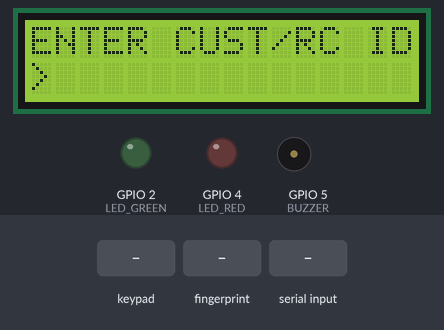
Recording of a sketch running on a simulated ESP32. Shown: 16×2 character LCD, output pins drawn as LEDs (lit = HIGH), buzzer (waves = sounding, pin HIGH). Inputs (shaded band) come from the test bench. WiFi joins after 1.5 s; servers stay silent unless stated; what the sketch prints to the serial monitor is not drawn.

Above: at 6.4 s.
6.5 s: keypad keys 1 3 1 2 1 4 2 7 # pressed 0.4 s apart
At 10.3 s:
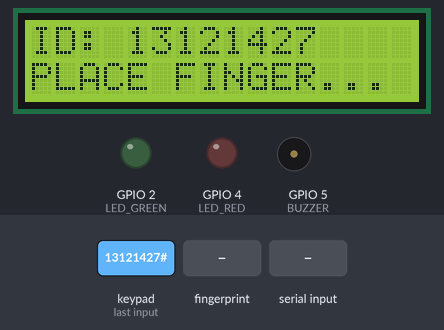
11.6 s: finger stored as number 1 placed on the sensor
At 13.5 s:
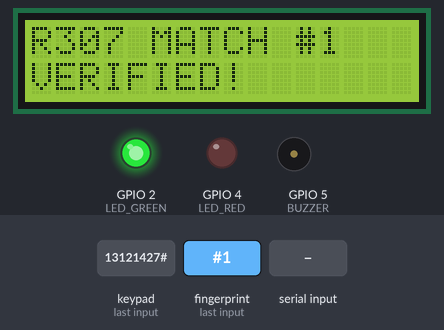
14.6 s: key 'A' pressed
At 15.5 s:
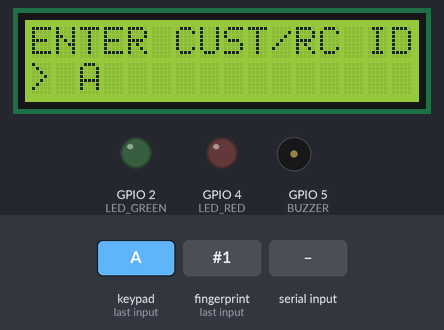
16.1 s: key 'B' pressed
At 16.6 s:
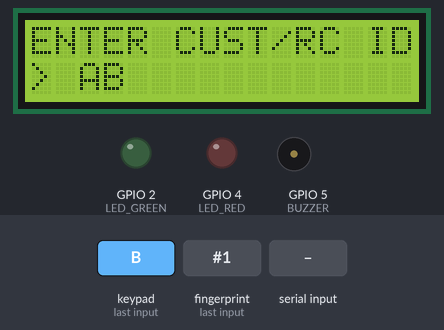
17.6 s: keypad keys 1 3 1 2 1 4 2 7 D pressed 0.4 s apart
At 21.8 s:
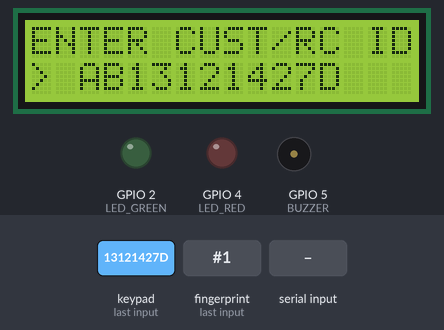
22.7 s: "CMD:SCAN\n" received over Serial
At 23.5 s:
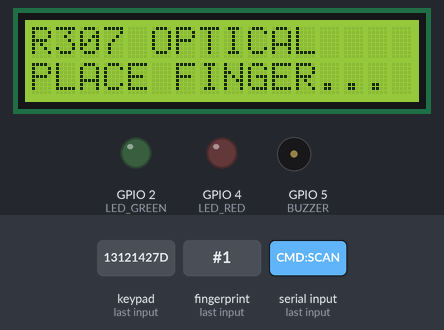
Timing chart, 0 to 25.2 s (numbered marks = the images above; inputs shaded):
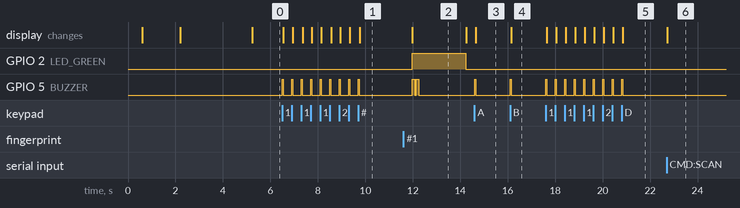

The sketch:

keypad_integration.ino
```cpp
/*
 * =========================================================================================
 * Smart Indian Public Distribution System (PDS)
 * ESP32 POS Terminal: 4x4 Keypad + R307 Optical Sensor
 * Dual Mode Connectivity: Direct USB Cable (Web Serial) & WiFi Network IP Server (Port 80)
 * =========================================================================================
 *
 * Hardware Pin Connections:
 * - R307 Optical Sensor (Hardware Serial2):
 *     Red (VCC)    -> ESP32 5V / VIN (Requires steady 5V DC)
 *     Black (GND)  -> ESP32 GND
 *     Yellow (TXD) -> ESP32 GPIO 16 (Serial2 RX)
 *     White (RXD)  -> ESP32 GPIO 17 (Serial2 TX)
 *
 * - 4x4 Matrix Keypad:
 *     Row Pins: GPIO 13, 12, 14, 27
 *     Col Pins: GPIO 26, 25, 33, 32
 *
 * - 16x2 I2C LCD (PCF8574):
 *     SDA -> GPIO 21 | SCL -> GPIO 22
 *
 * - Output Indicators:
 *     Green LED -> GPIO 2
 *     Red LED   -> GPIO 4
 *     Buzzer    -> GPIO 5
 * =========================================================================================
 */

#include <WiFi.h>
#include <WebServer.h>
#include <HTTPClient.h>
#include <Keypad.h>
#include <Adafruit_Fingerprint.h>
#include <Wire.h>
#include <LiquidCrystal_I2C.h>
#include <ArduinoJson.h>

// WiFi Configuration (For IP connection mode)
const char* ssid = "YOUR_WIFI_SSID";
const char* password = "YOUR_WIFI_PASSWORD";

// Backend Server API (Direct Cloud or Local Backend)
const char* verifyApiUrl = "http://192.168.1.100:5000/api/iot/verify";
const char* deviceToken = "DEV-OFF001-ESP32-SECURE";
const char* officeId = "OFF001";

// 4x4 Keypad Setup
const byte ROWS = 4;
const byte COLS = 4;
char keys[ROWS][COLS] = {
  {'1','2','3','A'},
  {'4','5','6','B'},
  {'7','8','9','C'},
  {'*','0','#','D'}
};
byte rowPins[ROWS] = {13, 12, 14, 27};
byte colPins[COLS] = {26, 25, 33, 32};
Keypad keypad = Keypad(makeKeymap(keys), rowPins, colPins, ROWS, COLS);

// R307 Optical Fingerprint Sensor on Serial2 (57600 Baud)
#define R307_RX_PIN 16
#define R307_TX_PIN 17
HardwareSerial r307Serial(2);
Adafruit_Fingerprint finger = Adafruit_Fingerprint(&r307Serial);

// LCD Display (0x27)
LiquidCrystal_I2C lcd(0x27, 16, 2);

// WebServer for WiFi IP Mode on Port 80
WebServer ipServer(80);

const int LED_GREEN = 2;
const int LED_RED = 4;
const int BUZZER = 5;

String inputBuffer = "";
enum PosState { ENTER_ID, SCAN_R307, VERIFYING };
PosState currentState = ENTER_ID;

// Event queue for WiFi IP polling
String lastEventType = "";
String lastEventData = "";

void setup() {
  // Primary Serial for USB Cable communication with Browser Web Serial API at 115200 Baud
  Serial.begin(115200);
  delay(500);

  pinMode(LED_GREEN, OUTPUT);
  pinMode(LED_RED, OUTPUT);
  pinMode(BUZZER, OUTPUT);

  // Initialize LCD
  Wire.begin(21, 22);
  lcd.init();
  lcd.backlight();
  lcd.setCursor(0, 0);
  lcd.print("SMART PDS R307");
  lcd.setCursor(0, 1);
  lcd.print("Office: " + String(officeId));

  // Connect to WiFi for IP Connection Mode
  WiFi.begin(ssid, password);
  int tries = 0;
  while (WiFi.status() != WL_CONNECTED && tries < 12) {
    delay(400);
    tries++;
  }

  if (WiFi.status() == WL_CONNECTED) {
    Serial.println("\n[WiFi] Connected! IP Address: " + WiFi.localIP().toString());
    lcd.clear();
    lcd.print("IP: " + WiFi.localIP().toString());
    setupWebServerEndpoints();
    ipServer.begin();
  } else {
    Serial.println("\n[WiFi] Offline. USB Cable Web Serial Mode Active.");
    lcd.clear();
    lcd.print("USB Serial Ready");
  }

  // Initialize R307 Sensor at 57600 baud
  r307Serial.begin(57600, SERIAL_8N1, R307_RX_PIN, R307_TX_PIN);
  delay(500);
  finger.begin(57600);

  if (finger.verifyPassword()) {
    Serial.println("R307_READY:Sensor initialized successfully at 57600 baud.");
  } else {
    Serial.println("R307_ERROR:Optical sensor not detected. Check 5V power.");
  }

  delay(1500);
  promptEnterId();
}

void loop() {
  // Handle HTTP REST requests if connected via WiFi IP
  if (WiFi.status() == WL_CONNECTED) {
    ipServer.handleClient();
  }

  // Read incoming commands from USB Cable (Web Serial from Browser)
  if (Serial.available()) {
    String cmd = Serial.readStringUntil('\n');
    cmd.trim();
    handleUSBCommand(cmd);
  }

  // Handle 4x4 physical Keypad
  char key = keypad.getKey();
  if (key) {
    // Send to USB Cable immediately for Web Serial API
    Serial.println("KEY:" + String(key));

    // Queue for WiFi IP poll
    lastEventType = "KEY";
    lastEventData = String(key);

    beep(40);
    handleKeypadPress(key);
  }

  // Optical Fingerprint Sensor scanning when in SCAN_R307 state
  if (currentState == SCAN_R307) {
    scanR307Prism();
  }
}

// -------------------------------------------------------------
// WEBSERVER ENDPOINTS FOR WIFI IP CONNECTION MODE
// -------------------------------------------------------------
void setupWebServerEndpoints() {
  // Enable CORS so browser can access directly
  ipServer.enableCORS(true);

  // Status check endpoint: GET http://<IP>/status
  ipServer.on("/status", HTTP_GET, []() {
    ipServer.sendHeader("Access-Control-Allow-Origin", "*");
    String json = "{\"status\":\"ONLINE\",\"device\":\"ESP32-R307-POS\",\"sensor\":\"R307 Optical\",\"officeId\":\"" + String(officeId) + "\",\"ip\":\"" + WiFi.localIP().toString() + "\"}";
    ipServer.send(200, "application/json", json);
  });

  // Polling endpoint for events: GET http://<IP>/poll
  ipServer.on("/poll", HTTP_GET, []() {
    ipServer.sendHeader("Access-Control-Allow-Origin", "*");
    String json = "{\"type\":\"" + lastEventType + "\",\"key\":\"" + lastEventData + "\",\"inputBuffer\":\"" + inputBuffer + "\"}";
    lastEventType = ""; // Clear after poll
    ipServer.send(200, "application/json", json);
  });

  // Trigger optical scan via IP: POST http://<IP>/scan
  ipServer.on("/scan", HTTP_POST, []() {
    ipServer.sendHeader("Access-Control-Allow-Origin", "*");
    int slot = performR307OpticalMatch();
    if (slot > 0) {
      String json = "{\"success\":true,\"slotId\":" + String(slot) + ",\"templateRef\":\"FP-R307-SLOT" + String(slot) + "\"}";
      ipServer.send(200, "application/json", json);
    } else {
      ipServer.send(200, "application/json", "{\"success\":false,\"error\":\"Fingerprint not matched on R307\"}");
    }
  });
}

// -------------------------------------------------------------
// USB SERIAL COMMANDS (FROM BROWSER WEB SERIAL API)
// -------------------------------------------------------------
void handleUSBCommand(String cmd) {
  if (cmd == "CMD:STATUS") {
    Serial.println("STATUS:ONLINE:ESP32-R307-POS:OFF001");
  } else if (cmd == "CMD:SCAN") {
    currentState = SCAN_R307;
    lcd.clear();
    lcd.print("R307 OPTICAL");
    lcd.setCursor(0, 1);
    lcd.print("PLACE FINGER...");
    scanR307Prism();
  } else if (cmd == "CMD:BEEP") {
    beep(100);
  }
}

void promptEnterId() {
  inputBuffer = "";
  currentState = ENTER_ID;
  lcd.clear();
  lcd.print("ENTER CUST/RC ID:");
  lcd.setCursor(0, 1);
  lcd.print("> ");
}

void handleKeypadPress(char key) {
  if (key == '#') {
    if (inputBuffer.length() > 0) {
      currentState = SCAN_R307;
      lcd.clear();
      lcd.print("ID: " + inputBuffer);
      lcd.setCursor(0, 1);
      lcd.print("PLACE FINGER...");
    }
  } else if (key == '*') {
    if (inputBuffer.length() > 0) {
      inputBuffer.remove(inputBuffer.length() - 1);
      lcd.setCursor(2, 1);
      lcd.print(inputBuffer + " ");
    }
  } else {
    if (inputBuffer.length() < 14) {
      inputBuffer += key;
      lcd.setCursor(2, 1);
      lcd.print(inputBuffer);
    }
  }
}

int performR307OpticalMatch() {
  uint8_t p = finger.getImage();
  if (p != FINGERPRINT_OK) return -1;

  p = finger.image2Tz();
  if (p != FINGERPRINT_OK) return -1;

  p = finger.fingerFastSearch();
  if (p != FINGERPRINT_OK) return -1;

  return finger.fingerID;
}

void scanR307Prism() {
  int slotId = performR307OpticalMatch();
  if (slotId > 0) {
    String templateRef = "FP-R307-SLOT" + String(slotId);

    // Emit match event to USB Web Serial
    Serial.println("R307_MATCH:" + String(slotId) + ":" + templateRef);

    // Queue for WiFi IP
    lastEventType = "MATCH";
    lastEventData = String(slotId);

    lcd.clear();
    lcd.print("R307 MATCH #" + String(slotId));
    lcd.setCursor(0, 1);
    lcd.print("VERIFIED!");

    digitalWrite(LED_GREEN, HIGH);
    beep(100); delay(60); beep(100);
    delay(2000);
    digitalWrite(LED_GREEN, LOW);

    promptEnterId();
  }
}

void beep(int ms) {
  digitalWrite(BUZZER, HIGH);
  delay(ms);
  digitalWrite(BUZZER, LOW);
}
```

Measured:
- after the input at 6.5 s, GPIO 5 (BUZZER): alternates HIGH for 0.04 s and LOW for 0.36 s, 18 changes in all, then stays LOW, starting at once; the display: first changes at once (image 1 shows a later state)
- after the input at 11.6 s, GPIO 2 (LED_GREEN): LOW → HIGH after 0.38 s, → LOW 2.3 s later; GPIO 5 (BUZZER): alternates HIGH for 0.10 s and LOW for 0.06 s, 4 changes in all, then stays LOW, starting after 0.38 s; the display: changes after 0.38 s (image 2)
- after the input at 14.6 s, GPIO 5 (BUZZER): LOW → HIGH at once, → LOW 0.04 s later; the display: changes after 0.05 s (image 3)
- after the input at 16.1 s, GPIO 5 (BUZZER): LOW → HIGH at once, → LOW 0.04 s later; the display: changes at once (image 4)
- after the input at 17.6 s, GPIO 5 (BUZZER): alternates HIGH for 0.04 s and LOW for 0.36 s, 18 changes in all, then stays LOW, starting at once; the display: first changes at once (image 5 shows a later state)
- after the input at 22.7 s, the display: changes at once (image 6)
- what the display in image 2 shows lasts 2.3 s, from 12.0 s to 14.3 s
